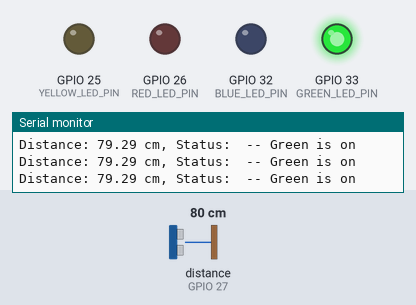
Simulated run of this sketch. Board: ESP32. Shown: output pins drawn as LEDs (lit = HIGH), the last lines printed to the serial monitor. Wiring (inferred from the names in the program): ultrasonic range finder: trigger GPIO 14; echo GPIO 27. Dashed ring = blinking. Inputs (shaded band) come from the test bench; at power-on: distance to the obstacle (sensor on GPIO 27) 80 cm. The echo pulse lasts 58.3 µs per cm; pins used as bus, display or sensor lines are not drawn.

Above: at 1.2 s.
1.3 s: distance to the obstacle (sensor on GPIO 27) set to 44 cm
2.8 s: distance to the obstacle (sensor on GPIO 27) set to 37 cm
At 3.2 s:
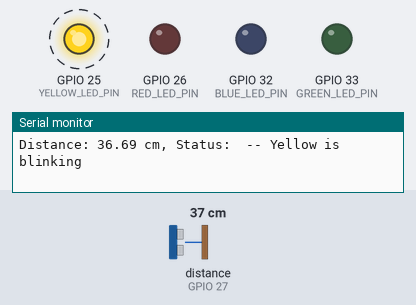
5.8 s: distance to the obstacle (sensor on GPIO 27) set to 24 cm
8.8 s: distance to the obstacle (sensor on GPIO 27) set to 18 cm
At 9.2 s:
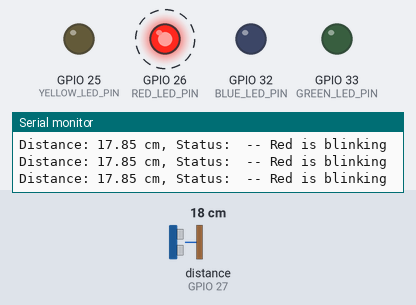
11.8 s: distance to the obstacle (sensor on GPIO 27) set to 120 cm
At 13.0 s:
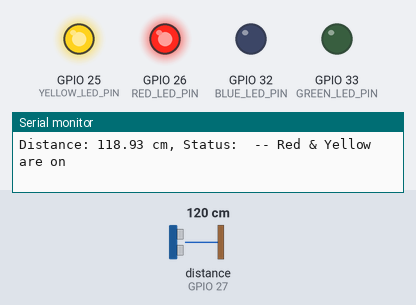
13.3 s: distance to the obstacle (sensor on GPIO 27) set to 106 cm
14.8 s: distance to the obstacle (sensor on GPIO 27) set to 95 cm
At 15.6 s:
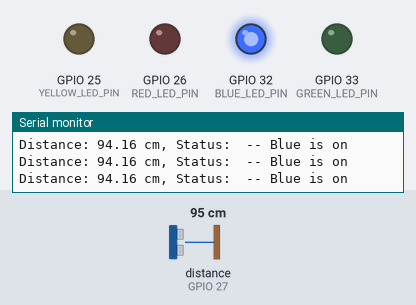
Timing chart, 0 to 17.3 s (numbered marks = the images above; inputs shaded):
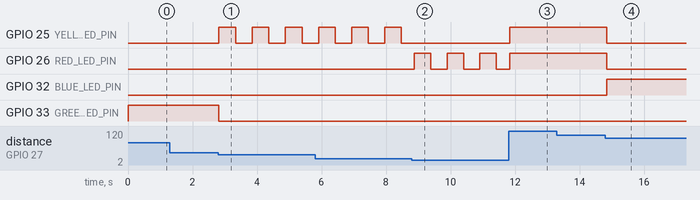

The sketch:

Prac1.ino
```cpp
#include <Arduino.h>
// pins
const int TRIG_PIN = 14;
const int ECHO_PIN = 27;
const int RED_LED_PIN = 26;
const int GREEN_LED_PIN = 33;
const int YELLOW_LED_PIN = 25;
const int BLUE_LED_PIN = 32;

class Led {
public:
    Led(int pin_arg) : pin(pin_arg), state(LOW), blinking(false), lastToggleTime(0), blinkInterval(500) {
        pinMode(pin, OUTPUT);
        off();
    }

    void on() {
        state = HIGH;
        blinking = false;
        digitalWrite(pin, state);
    }

    void off() {
        state = LOW;
        blinking = false;
        digitalWrite(pin, state);
    }

    void blink(unsigned long interval = 500) {
        blinking = true;
        blinkInterval = interval;
    }

    void update() {
        if (blinking) {
            unsigned long currentTime = millis();
            if (currentTime - lastToggleTime >= blinkInterval) {
                lastToggleTime = currentTime;
                state = !state; // Invierte el estado.
                digitalWrite(pin, state);
            }
        }
    }

private:
    int pin;
    bool state;
    bool blinking;
    unsigned long lastToggleTime;
    unsigned long blinkInterval;
};

class UltrasonicSensor {
public:
    UltrasonicSensor(int trigPin_arg, int echoPin_arg) : trigPin(trigPin_arg), echoPin(echoPin_arg) {
        pinMode(trigPin, OUTPUT);
        pinMode(echoPin, INPUT);
    }

    float getDistanceCm() {
        digitalWrite(trigPin, LOW);
        delayMicroseconds(2);
        digitalWrite(trigPin, HIGH);
        delayMicroseconds(10);
        digitalWrite(trigPin, LOW);

        long duration = pulseIn(echoPin, HIGH);
        if (duration == 0) {
            return 999.0;
        }
        return duration * 0.034 / 2.0;
    }

private:
    int trigPin;
    int echoPin;
};

class DistanceAlertSystem {
public:
    DistanceAlertSystem(int trigPin, int echoPin, int redLedPin, int greenLedPin, int yellowLedPin, int blueLedPin)
        : sensor(trigPin, echoPin),
          redLed(redLedPin),
          greenLed(greenLedPin),
          yellowLed(yellowLedPin),
          blueLed(blueLedPin) {}

    void setup() {
        Serial.begin(115200);
    }

    void loop() {
        float currentDistance = sensor.getDistanceCm();

        updateLedState(currentDistance);

        redLed.update();
        greenLed.update();
        yellowLed.update();
        blueLed.update();

        delay(100);
    }

private:
    void updateLedState(float distance) {
        String status = "Unknown";

        if (distance < 20) {
            redLed.blink();
            greenLed.off();
            yellowLed.off();
            blueLed.off();
            status = " -- Red is blinking";
        }
        else if (distance >= 20 && distance < 40) {
            yellowLed.blink();
            redLed.off();
            greenLed.off();
            blueLed.off();
            status = " -- Yellow is blinking";
        }
        else if (distance >= 40 && distance < 80) {
            greenLed.on();
            redLed.off();
            yellowLed.off();
            blueLed.off();
            status = " -- Green is on";
        }
        else if (distance >= 80 && distance <= 100) {
            blueLed.on();
            redLed.off();
            greenLed.off();
            yellowLed.off();
            status = " -- Blue is on";
        }
        else if (distance <= 200){
            redLed.on();
            yellowLed.on();
            greenLed.off();
            blueLed.off();
            status = " -- Red & Yellow are on";
        }
        else if (distance > 200){
            redLed.off();
            yellowLed.off();
            greenLed.off();
            blueLed.off();
            status = " Out of specified range";
        }

        Serial.print("Distance: ");
        Serial.print(distance, 2);
        Serial.print(" cm, Status: ");
        Serial.println(status);
    }

    UltrasonicSensor sensor;
    Led redLed;
    Led greenLed;
    Led yellowLed;
    Led blueLed;
};


DistanceAlertSystem mySystem(TRIG_PIN, ECHO_PIN, RED_LED_PIN, GREEN_LED_PIN, YELLOW_LED_PIN, BLUE_LED_PIN);

void setup() {
    mySystem.setup();
}

void loop() {
    mySystem.loop();
}
```

Measured:
- the behaviour switches between 41 and 40 cm on distance to the obstacle (sensor on GPIO 27) (found by bisection; images 0 and 1)
- the behaviour switches between 21 and 20 cm on distance to the obstacle (sensor on GPIO 27) (found by bisection; images 1 and 2)
- the behaviour switches between 101 and 100 cm on distance to the obstacle (sensor on GPIO 27) (found by bisection; images 3 and 4)
- after the input at 2.8 s, GPIO 25 (YELLOW_LED_PIN): alternates HIGH for 0.52 s and LOW for 0.52 s, starting at once; GPIO 33 (GREEN_LED_PIN): HIGH → LOW at once
- after the input at 8.8 s, GPIO 25 (YELLOW_LED_PIN): stops changing and stays LOW; GPIO 26 (RED_LED_PIN): alternates HIGH for 0.51 s and LOW for 0.51 s, starting after 0.07 s
- after the input at 11.8 s, GPIO 25 (YELLOW_LED_PIN): LOW → HIGH at once
- after the input at 14.8 s, GPIO 25 (YELLOW_LED_PIN), GPIO 26 (RED_LED_PIN): HIGH → LOW at once; GPIO 32 (BLUE_LED_PIN): LOW → HIGH at once
